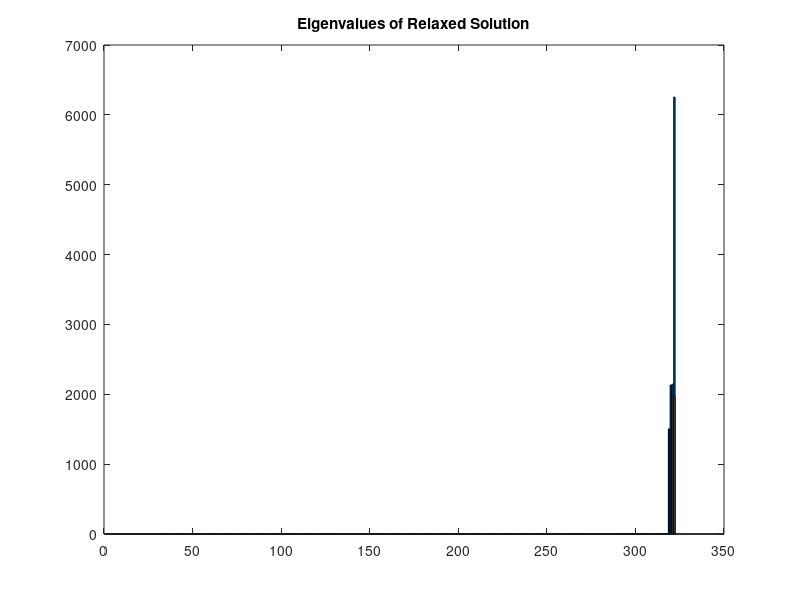

MATLAB code to generate this figure: (Note: this script raises an error after producing the figure.)
%% Minimal Demo of Certifiable Tracking
% Requires no installation/setup
%
% Key variables:
% problem:
%   struct, contains all problem setup info and ground truths.
% 
% soln:
%   struct, contains raw MOSEK output (soln.raw) and derived outputs,
%   including estimated positions, rotations, etc.
%

clc; clear; close all; restoredefaultpath

%% Load variables
load("demo_data.mat")

% add internal paths
addpath('./visualization')
addpath('./utils')

%% Plot
L = problem.L;
% eigenvalue plot
figure; bar(eig(soln.raw.Xopt{1})); % if rank = 1, then relaxation is exact/tight
hold on
slices = [1:(1+9*(3*L-1)),(1+9*(3*L-1)+3*L+1):(9*(3*L-1)+6*L)];
Xopt_pRemoved = soln.raw.Xopt{1}(slices, slices);
bar([zeros(3*L+1,1);eig(Xopt_pRemoved)]);
title("Eigenvalues of Relaxed Solution")
hold off

% raw error
x_err = norm(problem.x_gt - soln.x_est);

% raw error excluding p
x_gt = problem.x_gt;
x_est = soln.x_est;
x_gt_no_p = [x_gt(1:(9*(3*L-1) + 1)); x_gt((9*(3*L-1) + 3*L + 1):end)];
x_est_no_p = [x_est(1:(9*(3*L-1) + 1)); x_est((9*(3*L-1) + 3*L + 1):end)];
x_err_no_p = norm(x_gt_no_p - x_est_no_p);

% projected errors
R_err = zeros(L,1);
dR_err = zeros(L,1);
p_err = zeros(L,1);
v_err = zeros(L,1);
p_err_bad = zeros(L,1);
for l = 1:L
    % R
    R_err(l) = getAngularError(problem.R_gt(:,:,l), soln.R_est(:,:,l));
    % dR
    dR_err(l) = getAngularError(problem.dR_gt(:,:,l), soln.dR_est(:,:,l));
    % p
    p_err(l) = norm(problem.p_gt(:,:,l) - soln.p_est(:,:,l));
    % v
    v_err(l) = norm(problem.v_gt(:,:,l) - soln.v_est(:,:,l));
    % bad p
    p_err_bad(l) = norm(problem.p_gt(:,:,l) - soln.p_est_raw(:,:,l));
end

% shape error
c_err = norm(problem.c_gt - soln.c_est);

% Plot trajectory!
plot_trajectory(problem,soln, soln_pace)